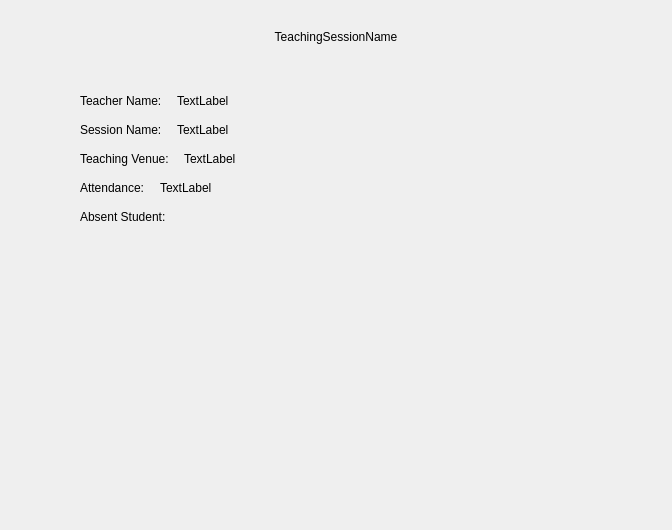
<?xml version="1.0" encoding="UTF-8"?>
<ui version="4.0">
 <class>Frame</class>
 <widget class="QFrame" name="Frame">
  <property name="geometry">
   <rect>
    <x>0</x>
    <y>0</y>
    <width>672</width>
    <height>530</height>
   </rect>
  </property>
  <property name="windowTitle">
   <string>Frame</string>
  </property>
  <layout class="QGridLayout" name="gridLayout">
   <property name="leftMargin">
    <number>30</number>
   </property>
   <property name="topMargin">
    <number>30</number>
   </property>
   <property name="rightMargin">
    <number>30</number>
   </property>
   <property name="bottomMargin">
    <number>30</number>
   </property>
   <item row="0" column="0">
    <layout class="QVBoxLayout" name="verticalLayout_2" stretch="0,0">
     <property name="spacing">
      <number>50</number>
     </property>
     <item>
      <widget class="QLabel" name="teachingSessionName_label">
       <property name="text">
        <string>TeachingSessionName</string>
       </property>
       <property name="alignment">
        <set>Qt::AlignCenter</set>
       </property>
      </widget>
     </item>
     <item>
      <layout class="QVBoxLayout" name="verticalLayout" stretch="0,0,0,0,0">
       <property name="spacing">
        <number>15</number>
       </property>
       <property name="leftMargin">
        <number>50</number>
       </property>
       <property name="rightMargin">
        <number>0</number>
       </property>
       <item>
        <layout class="QHBoxLayout" name="horizontalLayout" stretch="1,10">
         <item>
          <widget class="QLabel" name="label_2">
           <property name="text">
            <string>Teacher Name:</string>
           </property>
           <property name="alignment">
            <set>Qt::AlignLeading|Qt::AlignLeft|Qt::AlignTop</set>
           </property>
          </widget>
         </item>
         <item>
          <widget class="QLabel" name="teacherName_label">
           <property name="text">
            <string>TextLabel</string>
           </property>
           <property name="alignment">
            <set>Qt::AlignLeading|Qt::AlignLeft|Qt::AlignTop</set>
           </property>
          </widget>
         </item>
        </layout>
       </item>
       <item>
        <layout class="QHBoxLayout" name="horizontalLayout_2" stretch="1,10">
         <item>
          <widget class="QLabel" name="label_4">
           <property name="text">
            <string>Session Name:</string>
           </property>
           <property name="alignment">
            <set>Qt::AlignLeading|Qt::AlignLeft|Qt::AlignTop</set>
           </property>
          </widget>
         </item>
         <item>
          <widget class="QLabel" name="sessionName_label">
           <property name="text">
            <string>TextLabel</string>
           </property>
           <property name="alignment">
            <set>Qt::AlignLeading|Qt::AlignLeft|Qt::AlignTop</set>
           </property>
          </widget>
         </item>
        </layout>
       </item>
       <item>
        <layout class="QHBoxLayout" name="horizontalLayout_3" stretch="1,10">
         <item>
          <widget class="QLabel" name="label_6">
           <property name="text">
            <string>Teaching Venue:</string>
           </property>
           <property name="alignment">
            <set>Qt::AlignLeading|Qt::AlignLeft|Qt::AlignTop</set>
           </property>
          </widget>
         </item>
         <item>
          <widget class="QLabel" name="teachingVenue_label">
           <property name="text">
            <string>TextLabel</string>
           </property>
           <property name="alignment">
            <set>Qt::AlignLeading|Qt::AlignLeft|Qt::AlignTop</set>
           </property>
          </widget>
         </item>
        </layout>
       </item>
       <item>
        <layout class="QHBoxLayout" name="horizontalLayout_4" stretch="1,10">
         <item>
          <widget class="QLabel" name="label_8">
           <property name="text">
            <string>Attendance:</string>
           </property>
           <property name="alignment">
            <set>Qt::AlignLeading|Qt::AlignLeft|Qt::AlignTop</set>
           </property>
          </widget>
         </item>
         <item>
          <widget class="QLabel" name="attendance_label">
           <property name="text">
            <string>TextLabel</string>
           </property>
           <property name="alignment">
            <set>Qt::AlignLeading|Qt::AlignLeft|Qt::AlignTop</set>
           </property>
          </widget>
         </item>
        </layout>
       </item>
       <item>
        <layout class="QHBoxLayout" name="absentStudent_horizontalLayout" stretch="1,10">
         <property name="rightMargin">
          <number>200</number>
         </property>
         <property name="bottomMargin">
          <number>100</number>
         </property>
         <item>
          <widget class="QLabel" name="label_10">
           <property name="text">
            <string>Absent Student:</string>
           </property>
           <property name="alignment">
            <set>Qt::AlignLeading|Qt::AlignLeft|Qt::AlignTop</set>
           </property>
          </widget>
         </item>
         <item>
          <layout class="QVBoxLayout" name="verticalLayout_3" stretch="1">
           <item>
            <widget class="QTextBrowser" name="absentStudent_textBrowser">
             <property name="styleSheet">
              <string notr="true">background-color: transparent;border-style: transparent</string>
             </property>
            </widget>
           </item>
          </layout>
         </item>
        </layout>
       </item>
      </layout>
     </item>
    </layout>
   </item>
  </layout>
 </widget>
 <resources/>
 <connections/>
</ui>
